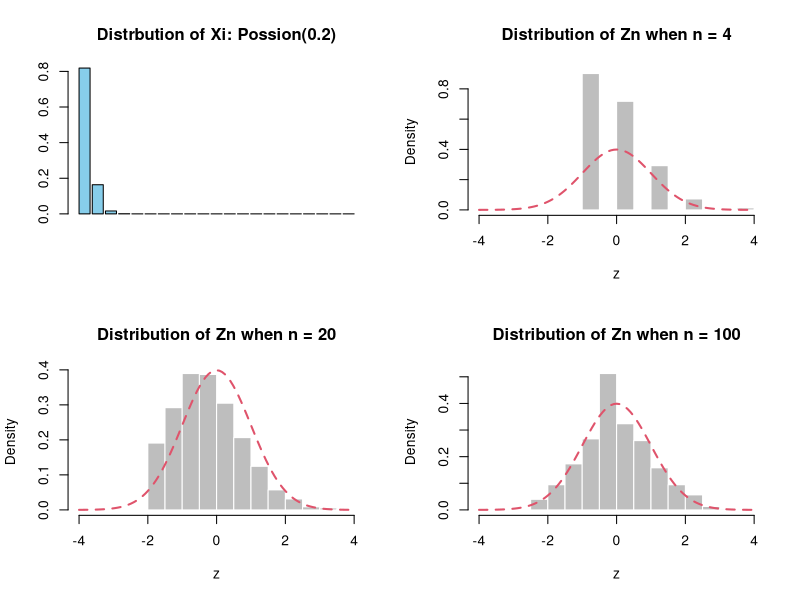

This figure's R source:
# CLT
mu  <- 0.2 # 0.2
par(mfrow = c(2,2))

# plot of Poisson(mu) Distribution
barplot(dpois(0:20, mu), 
        main = paste("Distrbution of Xi: Possion(", mu, ")", sep = ""), 
        col = "skyblue")

# CLT
# Histogram of standardized sum (Z) for n = 4, 20, 100
for (n in c(4, 20, 100))
{
  z <- NULL
  for (i in 1:5000) { # repeat 5000 times
    set.seed(i)
    x <- rpois(n, mu)
    s <- sum(x)
    z[i] <- (s - n * mu)/sqrt(n * mu) # standardization
  }
  
  # Histogram of Z
  hist(z, xlim = c(-4, 4), 
       main = paste("Distribution of Zn when n = ", n, sep = ""),
       probability = T, col = "gray", border = F)
  
  # Add N(0,1) curve for Comparison
  curve(dnorm, add = T, col = 2, lwd = 2, lty = 2) 
}

